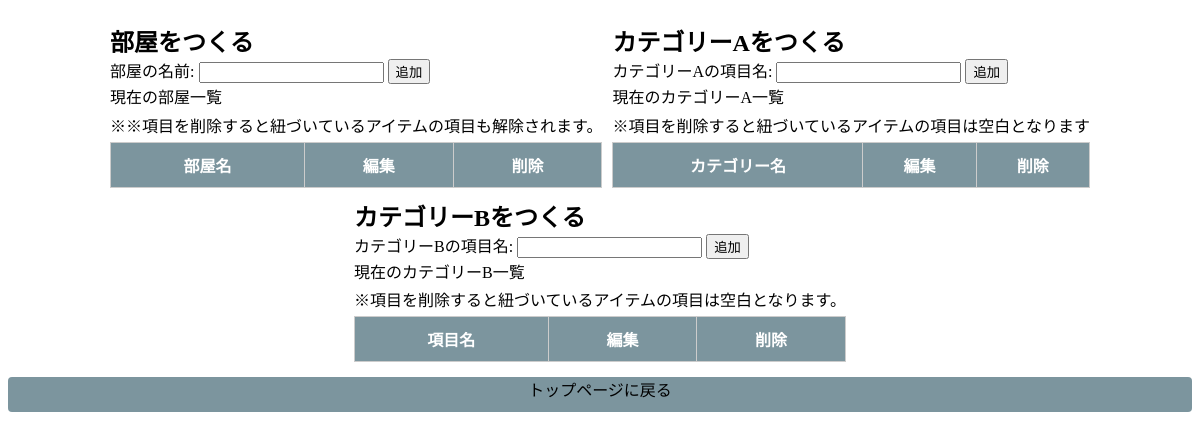
Page /house/create (signed in) on the earlier database version.
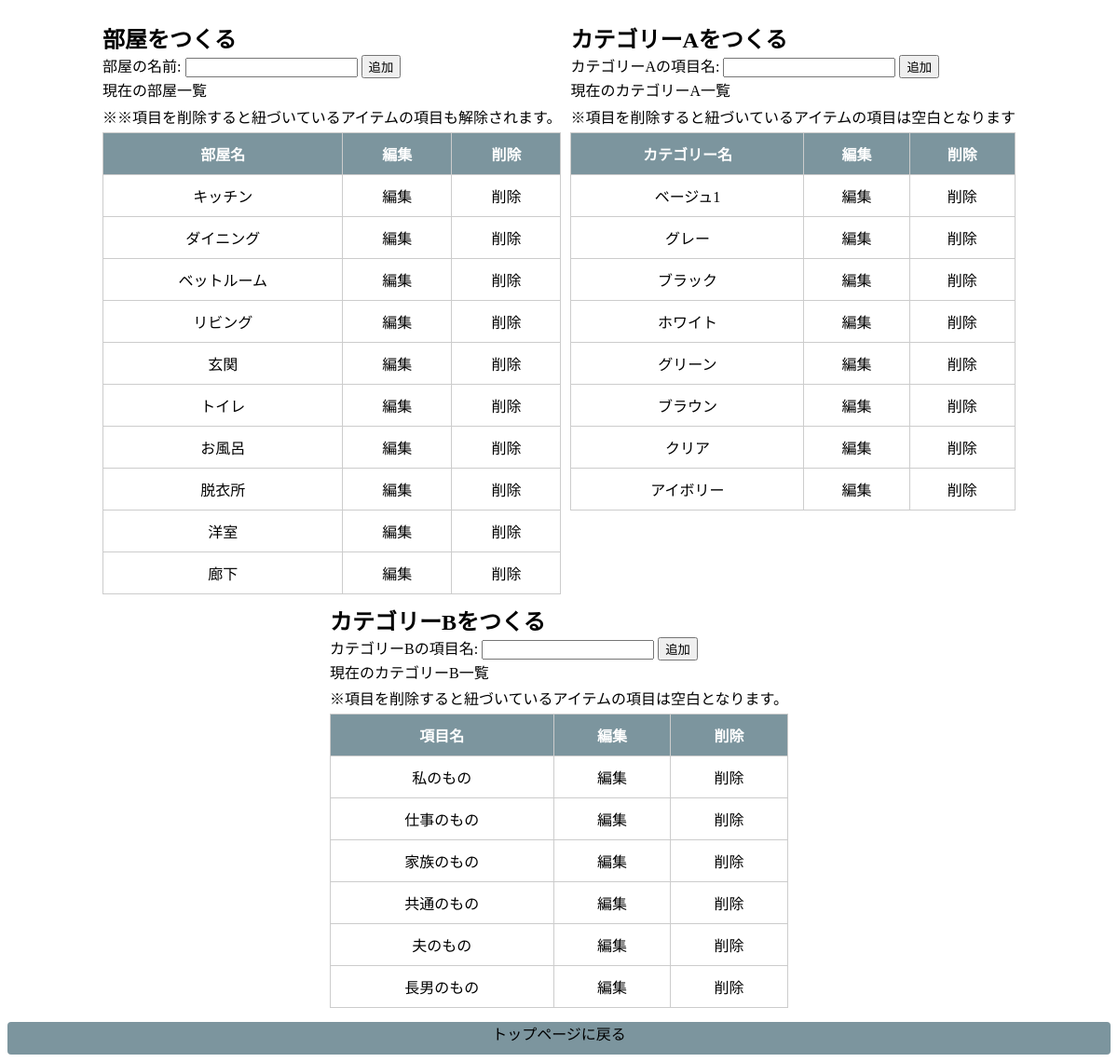
Same page on the later database version.
### house/models.py (models this page shows, shortened)
class Room(models.Model):
    name=models.CharField(max_length=25)
    owner=models.ForeignKey(User,on_delete=models.CASCADE,related_name='r_owner')

class Cate_a(models.Model):
    namea=models.CharField(max_length=20,blank=True,null=True)
    owner=models.ForeignKey(User,on_delete=models.CASCADE,related_name='cate_a_owner')

class Cate_b(models.Model):
    nameb=models.CharField(max_length=20,blank=True,null=True)
    owner=models.ForeignKey(User,on_delete=models.CASCADE,related_name='cate_b_owner')

### house/views.py (the view)
# urls.py: path('create',views.create,name='create'),
@login_required(login_url='/accounts/login/')                   #ログインしていたら使える。
def create(request):
    if(request.method=='POST'):                                 #部屋を作り、オーナーと名前を保存する。
        rmi=Room()                                              #Roomモデルのインスタンス(rmi)を作成する。
        rmi.owner=request.user                                  #オーナーにはログインユーザーをセットする。
        rmi.name=request.POST['name']                           #名前には、クリエイトルームフォームから送られてきた値をセットする。
        rmi.save()
        messages.info(request,'部屋名「'+rmi.name+'」を追加しました。')
        roomlist=Room.objects.filter(owner=request.user)
        catealist=Cate_a.objects.filter(owner=request.user)
        cateblist=Cate_b.objects.filter(owner=request.user)
        return redirect(to='/house/create')
    else:
        roomlist=Room.objects.filter(owner=request.user)
        catealist=Cate_a.objects.filter(owner=request.user)
        cateblist=Cate_b.objects.filter(owner=request.user)
    params={
        'form':CreateroomForm(),
        'form_a':Createcate_aForm(),
        'form_b':Createcate_bForm(),
        'roomlist':roomlist,
        'catealist':catealist,
        'cateblist':cateblist,
        }
    return render(request,'house/create.html',params)

### house/forms.py
class CreateroomForm(forms.ModelForm):
    class Meta:
        model=Room
        fields=['name']
        labels={
            'name':"部屋の名前",
            }

class Createcate_aForm(forms.ModelForm):
    class Meta:
        model=Cate_a
        fields=['namea',]
        labels={
            "namea":"カテゴリーAの項目名",
            }

### templates/house/create.html (shortened to what this page needs)
{% load static %}
<!DOCTYPE html>
<html lang="ja">
<head>
    <link rel="stylesheet" type="text/css"
        href="{% static 'house/css/style.css' %}" />
</head>
<body>
<main>
<div class="plans-con">
    <div class="w-con02">
        <div class="sred">
            <div class="form">
                <h2>部屋をつくる</h2>
                <form action="{% url 'create' %}" method="post">
                {{ form.as_table }}
                <input type="submit" value="追加">
                </form>
            </div>
            <div class="room_list">
                <p>現在の部屋一覧</p>
                <p>※※項目を削除すると紐づいているアイテムの項目も解除されます。</p>
                <table class="tb01">
                    <tr class="head">
                        <th>部屋名</th>
                        <th>編集</th>
                        <th>削除</th>
                    </tr>
                    {% for item in roomlist %}
                    <tr>
                        <td>{{item.name}}</td>
                        <td><a href="{% url 'edit_room' item.id %}">編集</a></td>
                        <td><a href="{% url 'delete_room' item.id %}">削除</a></td>
                    </tr>
                    {% endfor %}
                </table>
            </div>
        </div>
        <div class="sred">
            <div class="form">
                <h2>カテゴリーAをつくる</h2>
                <form action="{% url 'create_catea' %}" method="post">
                {{ form_a.as_table }}
                <input type="submit" value="追加">
                </form>
            </div>
            <div class="room_list">
                <p>現在のカテゴリーA一覧</p>
                <p>※項目を削除すると紐づいているアイテムの項目は空白となります</p>
                <table class="tb01">
                    <tr class="head">
                        <th>カテゴリー名</th>
                        <th>編集</th>
                        <th>削除</th>
                    </tr>
                    {% for catea in catealist %}
                    <tr>
                        <td>{{catea.namea}}</td>
                        <td><a href="{% url 'edit_catea' catea.id %}">編集</a></td>
                        <td><a href="{% url 'delete_catea' catea.id %}">削除</a></td>
                    </tr>
                    {% endfor %}
                </table>
            </div>
        </div>
        <div class="sred">
            <div class="form">
                <h2>カテゴリーBをつくる</h2>
                <form action="{% url 'create_cateb' %}" method="post">
                {{ form_b.as_table }}
                <input type="submit" value="追加">
                </form>
            </div>
            <div class="room_list">
                <p>現在のカテゴリーB一覧</p>
                <p>※項目を削除すると紐づいているアイテムの項目は空白となります。</p>
                <table class="tb01">
                    <tr class="head">
                        <th>項目名</th>
                        <th>編集</th>
                        <th>削除</th>
                    </tr>
                    {% for cateb in cateblist %}
                    <tr>
                        <td>{{cateb.nameb}}</td>
                        <td><a href="{% url 'edit_cateb' cateb.id %}">編集</a></td>
                        <td><a href="{% url 'delete_cateb' cateb.id %}">削除</a></td>
                    </tr>
                    {% endfor %}
                </table>
            </div>
        </div>
</div>
</main>
<div>
    <a href="/house" class="btn">トップページに戻る</a>
</div>
</body>
</html>

Differences in the rows shown:
added Room: name "キッチン"
added Room: name "ダイニング"
added Room: name "ベットルーム"
added Room: name "リビング"
added Room: name "玄関"
added Room: name "トイレ"
added Room: name "お風呂"
added Room: name "脱衣所"
added Room: name "洋室"
added Room: name "廊下"
added Cate_a: namea "ベージュ1"
added Cate_a: namea "グレー"
added Cate_a: namea "ブラック"
added Cate_a: namea "ホワイト"
added Cate_a: namea "グリーン"
added Cate_a: namea "ブラウン"
added Cate_a: namea "クリア"
added Cate_a: namea "アイボリー"
added Cate_b: nameb "私のもの"
added Cate_b: nameb "仕事のもの"
added Cate_b: nameb "家族のもの"
added Cate_b: nameb "共通のもの"
added Cate_b: nameb "夫のもの"
added Cate_b: nameb "長男のもの"
